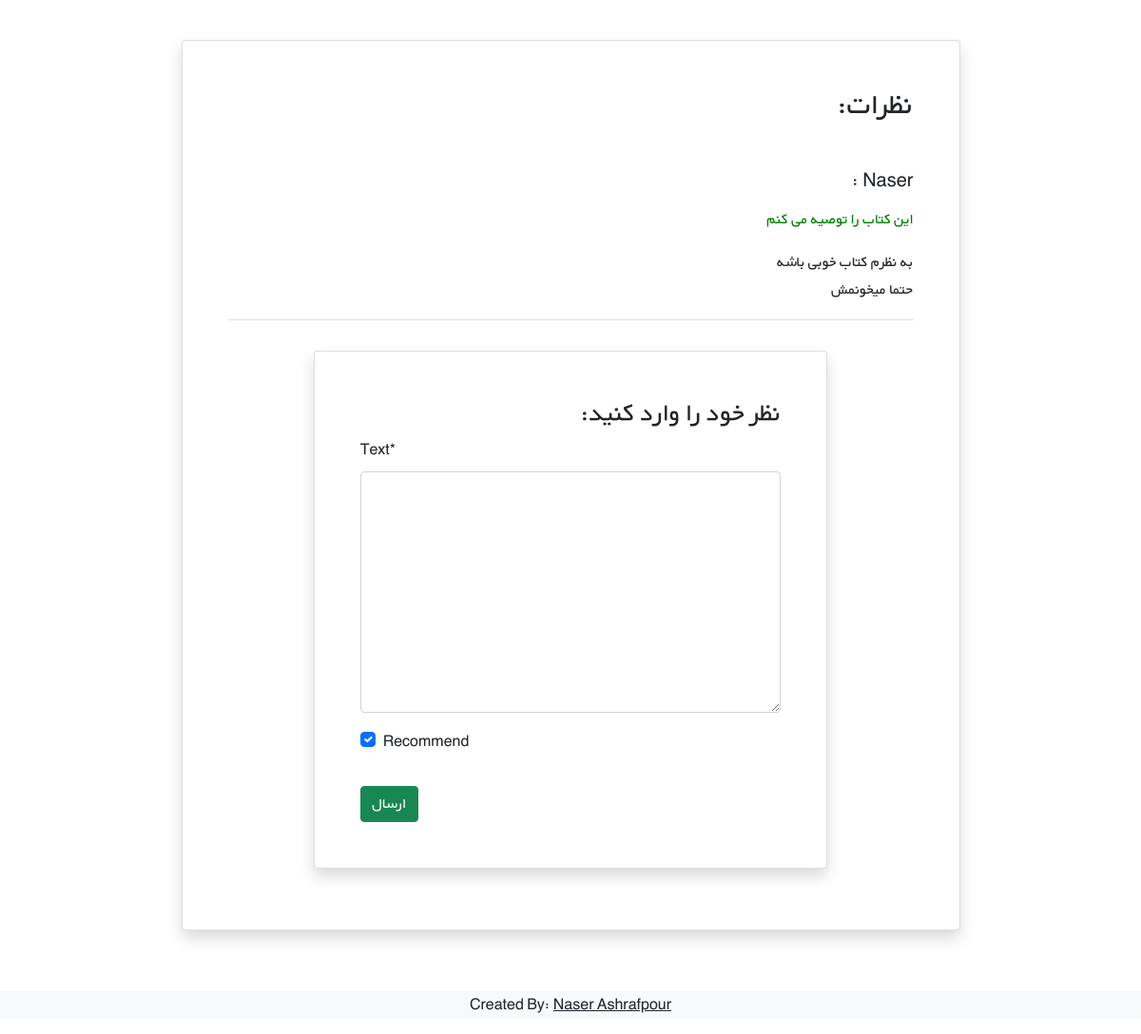
Before: /books/8/ (signed in, lower part) with the older database file.
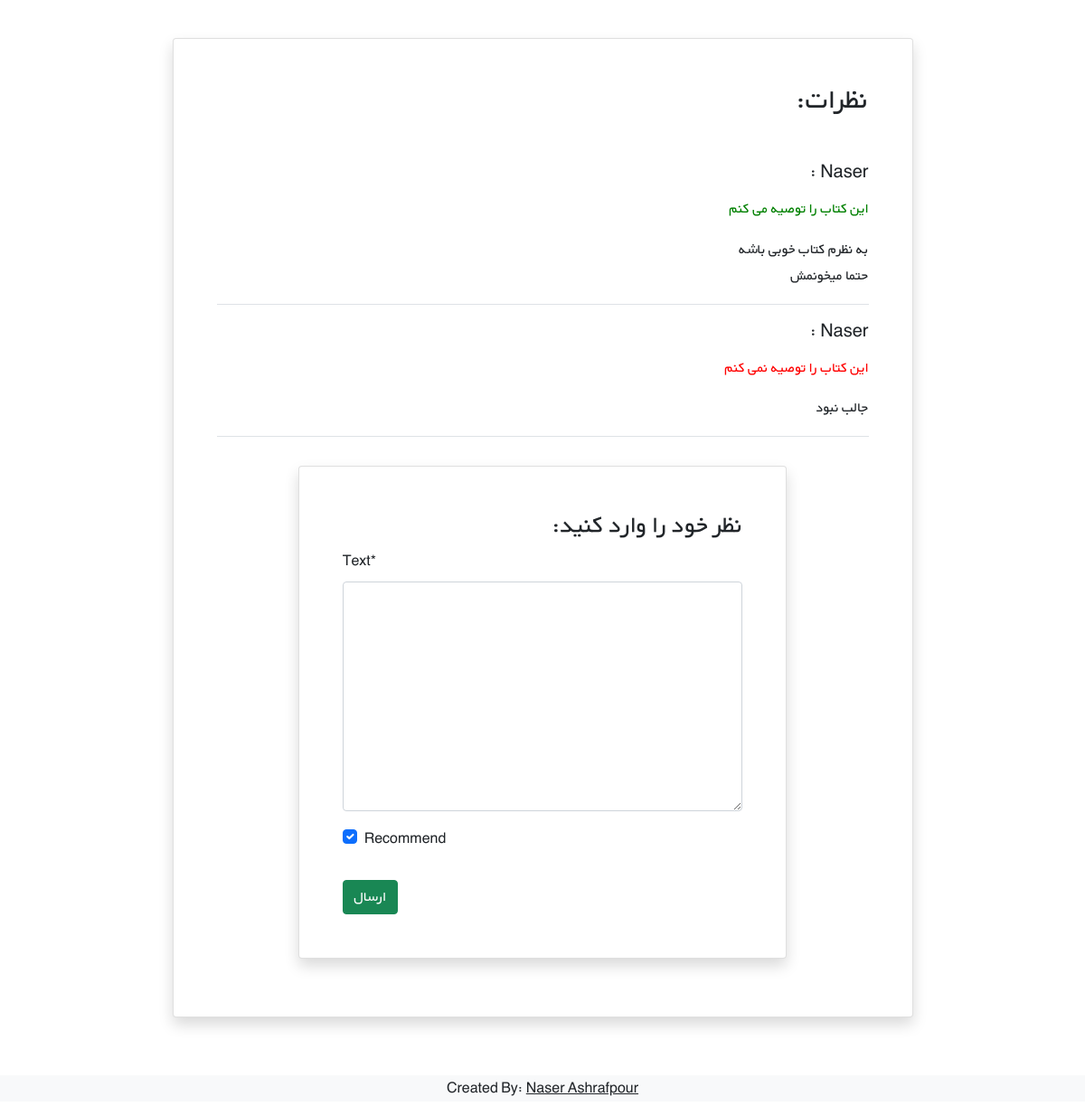
After: the same page with the newer database file.
### books/models.py (models this page shows, shortened)
class Comment(models.Model):
    user = models.ForeignKey(get_user_model(), on_delete=models.CASCADE)
    book = models.ForeignKey(Book, related_name='comments', on_delete=models.CASCADE)
    text = models.TextField()
    is_active = models.BooleanField(default=True)
    recommend = models.BooleanField(default=True)
    datetime_create = models.DateTimeField(auto_now_add=True)

### books/views.py (the view)
# urls.py: path('<int:pk>/', book_detail_view, name='book_detail'),
@login_required
def book_detail_view(request, pk):
    book = get_object_or_404(Book, pk=pk)
    book_comment = book.comments.all()
    if request.method == 'POST':
        comment_form = CommentForm(request.POST)
        if comment_form.is_valid():
            new_comment = comment_form.save(commit=False)
            new_comment.book = book
            new_comment.user = request.user
            new_comment.save()
            comment_form = CommentForm()
    else:
        comment_form = CommentForm()
    context = {
        'book': book,
        'comments': book_comment,
        'comment_form': comment_form,
    }
    return render(request, 'books/book_detail.html', context)

### books/forms.py
class CommentForm(forms.ModelForm):
    class Meta:
        model = Comment
        fields = ('text', 'recommend', )

### books/templates/books/book_detail.html (shortened to what this page needs)
{% extends '_base.html' %}
{% load crispy_forms_tags %}
{% block content %}
    <div class="container mt-5" dir="rtl">
        <div class="">
            <div class="d-flex justify-content-center">
                <div class="my-3 p-5 w-sm-75 w-100">{{ book.description|linebreaks }}</div>
            </div>
            <div class="d-flex justify-content-center">
                <div class="card shadow my-3 p-5 w-sm-75 w-100">
                    <h2 class="mb-5">نظرات:</h2>
                    {% for comment in comments %}
                        {% if comment.is_active %}
                            <div class="border-bottom mb-3">
                                <h5 class="mb-3">{{ comment.user|capfirst }} :</h5>
                                {% if comment.recommend %}
                                    <p style="color: green">این کتاب را توصیه می کنم</p>
                                {% else %}
                                    <P style="color: red">این کتاب را توصیه نمی کنم</P>
                                {% endif %}
                                <p>{{ comment.text|linebreaks }}</p>
                            </div>
                        {% endif %}
                    {% endfor %}
                    <div class="d-flex justify-content-center ">
                        <div class="card shadow my-3 p-5 w-sm-75 w-100">
                            <h3>نظر خود را وارد کنید:</h3>
                            {% if user.is_authenticated %}
                                <form method="POST" dir="ltr">
                                    {{ comment_form|crispy }}
                                    <button type="submit" class="btn btn-success mt-3">ارسال</button>
                                </form>
                            {% else %}
                                <h5>برای ارسال نظر وارد سایت شوید.</h5>
                                <div class="d-flex justify-content-end">
                                    <a class="btn btn-success me-2" href="{% url 'signup' %}">ثبت نام</a>
                                    <a class="btn btn-danger me-2" href="{% url 'login' %}">ورود</a>
                                </div>
                            {% endif %}
                        </div>
                    </div>
                </div>
            </div>
        </div>
    </div>
{% endblock %}

Changed rows visible on the page:
added Comment: recommend "این کتاب را توصیه نمی کنم", text "جالب نبود"
